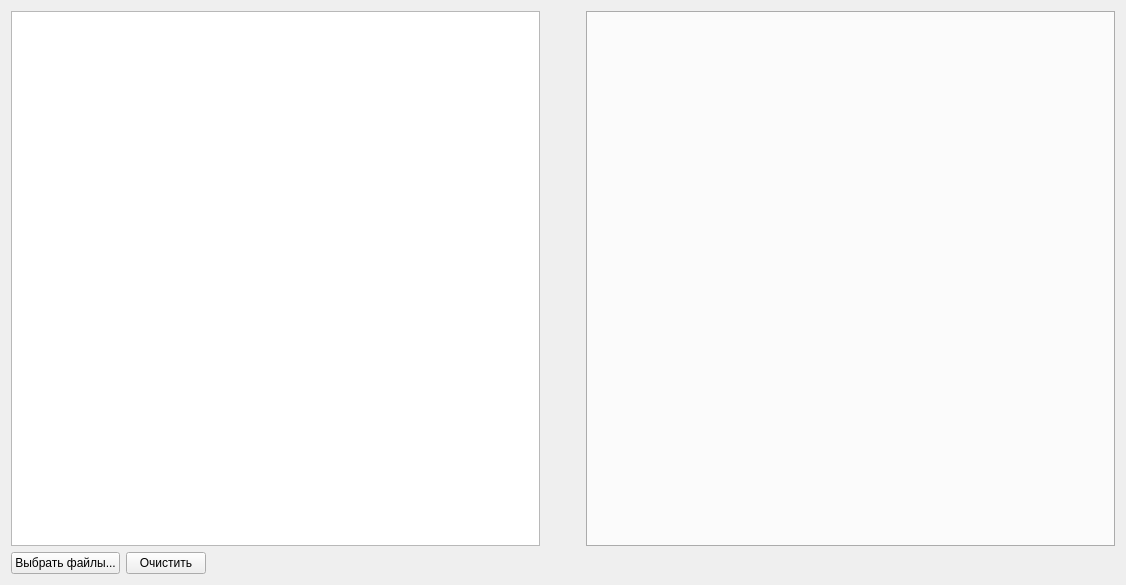
<?xml version="1.0" encoding="UTF-8"?>
<ui version="4.0">
 <class>DownloadWin</class>
 <widget class="QMainWindow" name="DownloadWin">
  <property name="geometry">
   <rect>
    <x>0</x>
    <y>0</y>
    <width>1126</width>
    <height>585</height>
   </rect>
  </property>
  <property name="sizePolicy">
   <sizepolicy hsizetype="Expanding" vsizetype="Preferred">
    <horstretch>0</horstretch>
    <verstretch>0</verstretch>
   </sizepolicy>
  </property>
  <property name="windowTitle">
   <string>DownloadWin</string>
  </property>
  <property name="styleSheet">
   <string notr="true">QListWidgetItem { border-color: rgb(255, 255, 0);}</string>
  </property>
  <widget class="QWidget" name="centralWidget">
   <layout class="QVBoxLayout" name="verticalLayout">
    <item>
     <layout class="QHBoxLayout" name="horizontalLayout_2">
      <item>
       <widget class="QListWidget" name="lw_download">
        <property name="sizePolicy">
         <sizepolicy hsizetype="Expanding" vsizetype="Expanding">
          <horstretch>0</horstretch>
          <verstretch>0</verstretch>
         </sizepolicy>
        </property>
        <property name="styleSheet">
         <string notr="true">/*QListView {
     show-decoration-selected: 1; расширяет диапазон выделения на всю ширину представления
 }*/

 QListView::item:alternate {
     background: rgb(242, 60, 255);
 }

 QListView::item:selected {
     border: 1px solid #ff070b;
 }

 QListView::item:selected:!active {
     background: qlineargradient(x1: 0, y1: 0, x2: 0, y2: 1,
                                 stop: 0 #ff5457, stop: 1 #ff070b);
 }

 QListView::item:selected:active {
     background: qlineargradient(x1: 0, y1: 0, x2: 0, y2: 1,
                                 stop: 0 #ff070b, stop: 1 #ff5457);
 }

 QListView::item:hover {
     background: qlineargradient(x1: 0, y1: 0, x2: 0, y2: 1,
                                 stop: 0 #FAFBFE, stop: 1 #fdb7b8);
 }</string>
        </property>
        <property name="editTriggers">
         <set>QAbstractItemView::SelectedClicked</set>
        </property>
        <property name="dragDropMode">
         <enum>QAbstractItemView::NoDragDrop</enum>
        </property>
        <property name="selectionMode">
         <enum>QAbstractItemView::SingleSelection</enum>
        </property>
        <property name="selectionBehavior">
         <enum>QAbstractItemView::SelectItems</enum>
        </property>
        <property name="iconSize">
         <size>
          <width>192</width>
          <height>108</height>
         </size>
        </property>
        <property name="movement">
         <enum>QListView::Static</enum>
        </property>
        <property name="flow">
         <enum>QListView::TopToBottom</enum>
        </property>
        <property name="viewMode">
         <enum>QListView::IconMode</enum>
        </property>
       </widget>
      </item>
      <item>
       <spacer name="horizontalSpacer_2">
        <property name="orientation">
         <enum>Qt::Horizontal</enum>
        </property>
        <property name="sizeType">
         <enum>QSizePolicy::Fixed</enum>
        </property>
        <property name="sizeHint" stdset="0">
         <size>
          <width>40</width>
          <height>20</height>
         </size>
        </property>
       </spacer>
      </item>
      <item>
       <widget class="QTabWidget" name="tabWidget">
        <property name="sizePolicy">
         <sizepolicy hsizetype="Expanding" vsizetype="Expanding">
          <horstretch>0</horstretch>
          <verstretch>0</verstretch>
         </sizepolicy>
        </property>
        <property name="sizeIncrement">
         <size>
          <width>0</width>
          <height>0</height>
         </size>
        </property>
        <property name="tabPosition">
         <enum>QTabWidget::South</enum>
        </property>
        <property name="currentIndex">
         <number>-1</number>
        </property>
       </widget>
      </item>
     </layout>
    </item>
    <item>
     <layout class="QHBoxLayout" name="horizontalLayout">
      <item>
       <widget class="QPushButton" name="pb_choice">
        <property name="text">
         <string>Выбрать файлы...</string>
        </property>
       </widget>
      </item>
      <item>
       <widget class="QPushButton" name="pb_clear">
        <property name="text">
         <string>Очистить</string>
        </property>
       </widget>
      </item>
      <item>
       <spacer name="horizontalSpacer">
        <property name="orientation">
         <enum>Qt::Horizontal</enum>
        </property>
        <property name="sizeHint" stdset="0">
         <size>
          <width>0</width>
          <height>0</height>
         </size>
        </property>
       </spacer>
      </item>
     </layout>
    </item>
   </layout>
  </widget>
 </widget>
 <layoutdefault spacing="6" margin="11"/>
 <resources/>
 <connections/>
</ui>
